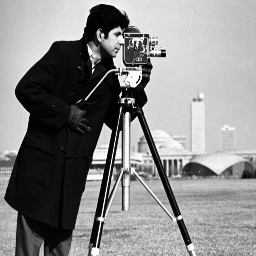
#> input picture figures/cameraman.tif, 256 x 256 px, found by its file name
$ jupyter execute 05_Histograma_da_imagem.ipynb   (shell and % lines are left out)
#> lines starting #> are read from the running program, lines starting #| are printed output that depends on the picture
# Histograma da imagem

Uma imagem normalmente é composta de um grande número de pixels; hoje em dia, celulares tiram fotografias com a resolução espacial que produz alguns milhões de pixels. Uma das caracterizações ou "assinaturas" mais eficientes de uma imagem é seu histograma.

[cell 1]
import numpy as np
import matplotlib.image as mpimg

f = mpimg.imread('../data/cameraman.tif')
#> f is the input picture: shape (256, 256); min 0, max 251, mean 137.1
print(f.min(), f.max())
#| 0 251

[cell 2]
import matplotlib.pyplot as plt

plt.imshow(f, cmap = 'gray')
plt.colorbar()
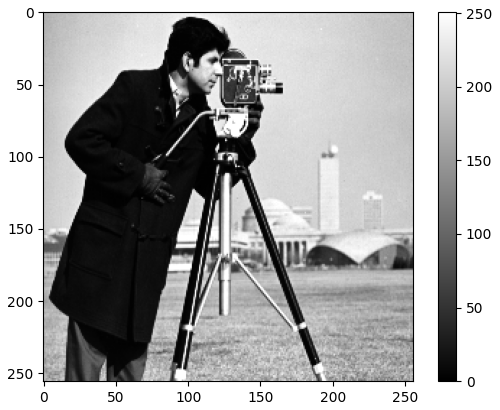
#> figure drawn by matplotlib, 2 panels

[cell 3]
nbins = 20
h, bin_edges = np.histogram(f, nbins,(0,255))
#> h = 20 values, max 10618 at index 0, min 455 at index 8, mean 3276.8; bin_edges = 21 values from 0 to 255
print('h=\n',h)
#| h=
#|  [10618  7040   918   839   797   586   652   536   455   574  1069  1634
#|   2569  3927  5319  8057 10160  6244  2263  1279]
print('bins=\n',bin_edges)
#| bins=
#|  [  0.    12.75  25.5   38.25  51.    63.75  76.5   89.25 102.   114.75
#|  127.5  140.25 153.   165.75 178.5  191.25 204.   216.75 229.5  242.25
#|  255.  ]

O que temos no retorno da função *np.histogram* é a contagem do número de pixels com valores em uma determinada faixa. No exemplo acima, a imagem do *cameramen* possui **10618** pixels com valor entre **0** e **12,75**. Podemos visualizar o histograma através da função *plot* do matplotlib.

[cell 4]
plt.plot(h)
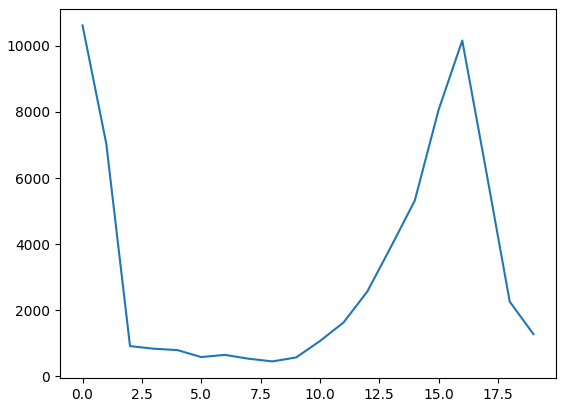
#> figure drawn by matplotlib, 1 panel; curve peaks at x = 0, y = 10618

Veja que a visualização acima não é muito adequada, já que o histograma não é uma função contínua. Uma forma melhor de visualizarmos o histograma é usando um gráfico de barras. E, no eixo das abscissas, queremos mostrar o valor do nível de cinza computado (*bin center*) e não os limites de cada faixa (*bin edges*), como o retornado pela função np.histogram.

[cell 5]
w=255./nbins
bin_centers = bin_edges[1:]-(w/2)
#> bin_centers = 20 values from 6.38 to 248.6
plt.bar(bin_centers, h, width=w)
plt.title('Historama da imagem')
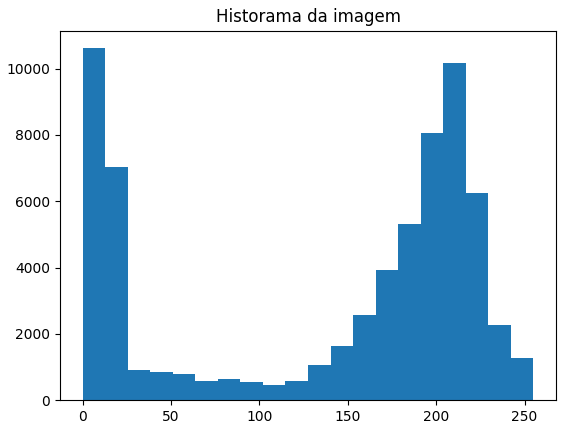
#> figure drawn by matplotlib, 1 panel; tallest bar 10618 high, from x = 0 to 12.75

## Histograma x informação de localização

O histograma contém informações importantes da imagem e é bastante utilizado para diversos algoritmos de processamento, como por exemplo, segmentação por limiarização. Porém, ao computar a quantidade de pixels para cada valor de nível de cinza, o histograma não leva em consideração a localização dos pixels. Isso pode ser visto no exemplo abaixo, onde embaralhamos os pixels de uma imagem, e o histograma permanece o mesmo.

[cell 6]
f = mpimg.imread('../data/cameraman.tif')

fs = f.copy()
np.random.shuffle(fs) # embaralha os pixels da imagem os deixando em outra ordem
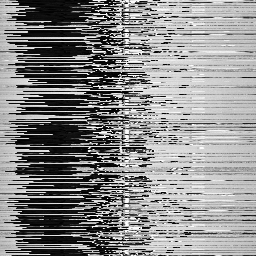
#> fs: shape (256, 256); min 0, max 251, mean 137.1

plt.figure()
plt.imshow(f, cmap = 'gray')
plt.colorbar()

plt.figure()
plt.imshow(fs, cmap = 'gray')
plt.colorbar()
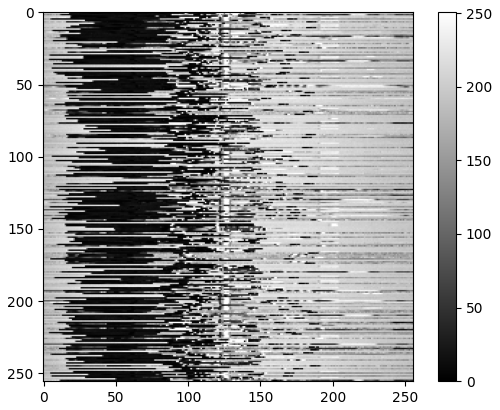
#> figure drawn by matplotlib, 2 panels

[cell 7]
h, bins = np.histogram(f)
#> h = [17658, 1757, 1322, 1216, 956, 2499, 5811, 12333, 17007, 4977]; bins = [0, 25.1, 50.2, 75.3, 100.4, 125.5, 150.6, 175.7, 200.8, 225.9, 251]
plt.figure()
plt.plot(h)
plt.title('histograma imagem original')

hshuffle, binshuffle = np.histogram(fs)
#> hshuffle has the same summary as h; binshuffle has the same summary as bins
plt.figure()
plt.plot(hshuffle)
plt.title('histograma imagem shuffle')
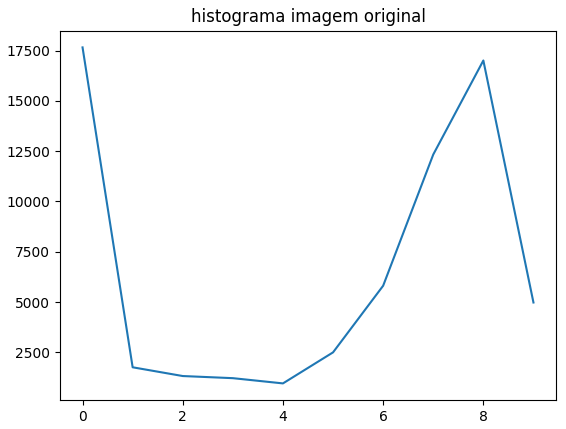
#> figure drawn by matplotlib, 1 panel; curve peaks at x = 0, y = 17658
#> figure, not shown here; curve peaks at x = 0, y = 17658
